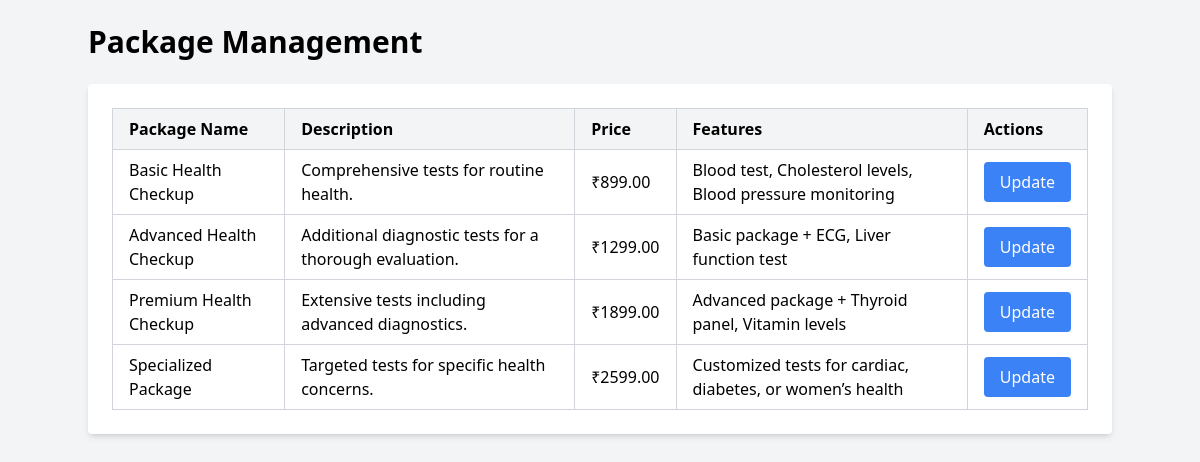
Screenshot of /admin/update.php (signed in) with the database file from the repository.
### tables this page shows
CREATE TABLE `package` (
  `package_id` int(11) NOT NULL,
  `package_name` varchar(100) NOT NULL,
  `description` text NOT NULL,
  `price` decimal(10,2) NOT NULL,
  `features` text NOT NULL
);

### admin/update.php (the view, shortened to what this page needs)
<?php
include 'conn.php';
$query = "SELECT * FROM package";
$result = mysqli_query($conn, $query);
?>
<!DOCTYPE html>
<html lang="en">
<head>
    <script src="https://cdn.tailwindcss.com"></script>
</head>
<body class="bg-gray-100 p-6">
    <div class="container mx-auto">
        <h1 class="text-3xl font-bold mb-6">Package Management</h1>
        <div class="bg-white shadow-md rounded p-6">
            <table class="min-w-full border-collapse border border-gray-200">
                <thead>
                    <tr class="bg-gray-100">
                        <th class="border border-gray-300 px-4 py-2 text-left">Package Name</th>
                        <th class="border border-gray-300 px-4 py-2 text-left">Description</th>
                        <th class="border border-gray-300 px-4 py-2 text-left">Price</th>
                        <th class="border border-gray-300 px-4 py-2 text-left">Features</th>
                        <th class="border border-gray-300 px-4 py-2 text-left">Actions</th>
                    </tr>
                </thead>
                <tbody>
                    <?php if ($result && mysqli_num_rows($result) > 0): ?>
                        <?php while ($row = mysqli_fetch_assoc($result)): ?>
                            <tr>
                                <td class="border border-gray-300 px-4 py-2"><?php echo htmlspecialchars($row['package_name']); ?></td>
                                <td class="border border-gray-300 px-4 py-2"><?php echo htmlspecialchars($row['description']); ?></td>
                                <td class="border border-gray-300 px-4 py-2">₹<?php echo htmlspecialchars($row['price']); ?></td>
                                <td class="border border-gray-300 px-4 py-2"><?php echo htmlspecialchars($row['features']); ?></td>
                                <td class="border border-gray-300 px-4 py-2">
                                    <form action="update_package.php" method="GET">
                                        <button type="submit" class="bg-blue-500 text-white px-4 py-2 rounded hover:bg-blue-600">Update</button>
                                    </form>
                                </td>
                            </tr>
                        <?php endwhile; ?>
                    <?php else: ?>
                        <tr>
                            <td colspan="5" class="border border-gray-300 px-4 py-2 text-center">No packages found.</td>
                        </tr>
                    <?php endif; ?>
                </tbody>
            </table>
        </div>
    </div>
</body>
</html>

### rows the page displays
package: package_name "Basic Health Checkup", description "Comprehensive tests for routine health.", price "899.00", features "Blood test, Cholesterol levels, Blood pressure monitoring"
package: package_name "Advanced Health Checkup", description "Additional diagnostic tests for a thorough evaluation.", price "1299.00", features "Basic package + ECG, Liver function test"
package: package_name "Premium Health Checkup", description "Extensive tests including advanced diagnostics.", price "1899.00", features "Advanced package + Thyroid panel, Vitamin levels"
package: package_name "Specialized Package", description "Targeted tests for specific health concerns.", price "2599.00", features "Customized tests for cardiac, diabetes, or women’s health"
